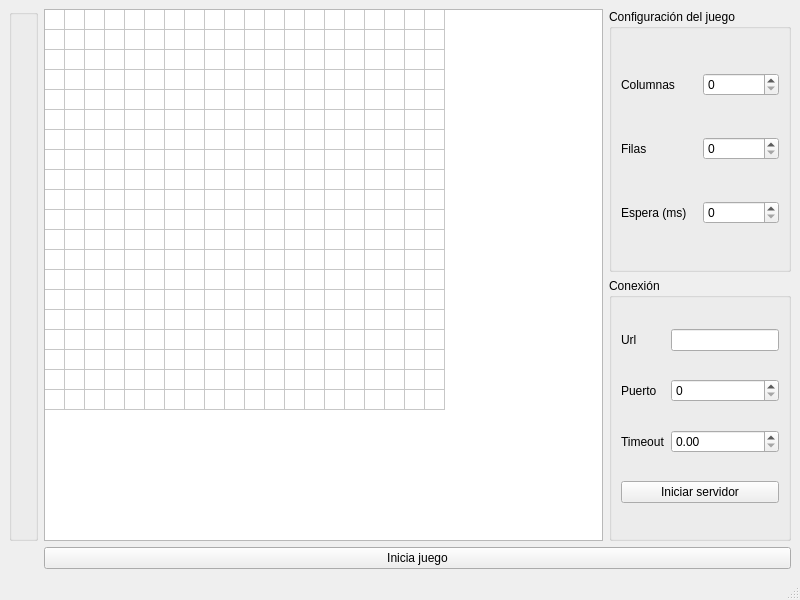
<?xml version="1.0" encoding="UTF-8"?>
<ui version="4.0">
 <class>MainWindow</class>
 <widget class="QMainWindow" name="MainWindow">
  <property name="geometry">
   <rect>
    <x>0</x>
    <y>0</y>
    <width>800</width>
    <height>600</height>
   </rect>
  </property>
  <property name="windowTitle">
   <string>Servidor</string>
  </property>
  <widget class="QWidget" name="centralwidget">
   <layout class="QGridLayout" name="gridLayout">
    <item row="0" column="1">
     <widget class="QTableWidget" name="tableWidget">
      <property name="rowCount">
       <number>20</number>
      </property>
      <property name="columnCount">
       <number>20</number>
      </property>
      <attribute name="horizontalHeaderVisible">
       <bool>false</bool>
      </attribute>
      <attribute name="horizontalHeaderDefaultSectionSize">
       <number>20</number>
      </attribute>
      <attribute name="horizontalHeaderMinimumSectionSize">
       <number>1</number>
      </attribute>
      <attribute name="verticalHeaderVisible">
       <bool>false</bool>
      </attribute>
      <attribute name="verticalHeaderDefaultSectionSize">
       <number>20</number>
      </attribute>
      <attribute name="verticalHeaderHighlightSections">
       <bool>true</bool>
      </attribute>
      <attribute name="verticalHeaderMinimumSectionSize">
       <number>1</number>
      </attribute>
      <row/>
      <row/>
      <row/>
      <row/>
      <row/>
      <row/>
      <row/>
      <row/>
      <row/>
      <row/>
      <row/>
      <row/>
      <row/>
      <row/>
      <row/>
      <row/>
      <row/>
      <row/>
      <row/>
      <row/>
      <column/>
      <column/>
      <column/>
      <column/>
      <column/>
      <column/>
      <column/>
      <column/>
      <column/>
      <column/>
      <column/>
      <column/>
      <column/>
      <column/>
      <column/>
      <column/>
      <column/>
      <column/>
      <column/>
      <column/>
     </widget>
    </item>
    <item row="0" column="2">
     <layout class="QVBoxLayout" name="verticalLayout_4">
      <item>
       <widget class="QGroupBox" name="groupBox_3">
        <property name="title">
         <string>Configuración del juego</string>
        </property>
        <layout class="QGridLayout" name="gridLayout_3">
         <item row="0" column="0">
          <widget class="QLabel" name="label">
           <property name="text">
            <string>Columnas</string>
           </property>
          </widget>
         </item>
         <item row="0" column="1">
          <widget class="QSpinBox" name="spinBox"/>
         </item>
         <item row="1" column="0">
          <widget class="QLabel" name="label_2">
           <property name="text">
            <string>Filas</string>
           </property>
          </widget>
         </item>
         <item row="1" column="1">
          <widget class="QSpinBox" name="spinBox_2"/>
         </item>
         <item row="2" column="0">
          <widget class="QLabel" name="label_3">
           <property name="text">
            <string>Espera (ms)</string>
           </property>
          </widget>
         </item>
         <item row="2" column="1">
          <widget class="QSpinBox" name="spinBox_3"/>
         </item>
        </layout>
       </widget>
      </item>
      <item>
       <widget class="QGroupBox" name="groupBox">
        <property name="sizePolicy">
         <sizepolicy hsizetype="Maximum" vsizetype="Preferred">
          <horstretch>0</horstretch>
          <verstretch>0</verstretch>
         </sizepolicy>
        </property>
        <property name="title">
         <string>Conexión</string>
        </property>
        <layout class="QGridLayout" name="gridLayout_2">
         <item row="2" column="0">
          <widget class="QLabel" name="label_6">
           <property name="text">
            <string>Timeout</string>
           </property>
          </widget>
         </item>
         <item row="0" column="0">
          <widget class="QLabel" name="label_4">
           <property name="text">
            <string>Url</string>
           </property>
          </widget>
         </item>
         <item row="2" column="1">
          <widget class="QDoubleSpinBox" name="doubleSpinBox"/>
         </item>
         <item row="0" column="1">
          <widget class="QLineEdit" name="lineEdit"/>
         </item>
         <item row="1" column="0">
          <widget class="QLabel" name="label_5">
           <property name="text">
            <string>Puerto</string>
           </property>
          </widget>
         </item>
         <item row="1" column="1">
          <widget class="QSpinBox" name="spinBox_4"/>
         </item>
         <item row="3" column="0" colspan="2">
          <widget class="QPushButton" name="pushButton_2">
           <property name="text">
            <string>Iniciar servidor</string>
           </property>
          </widget>
         </item>
        </layout>
       </widget>
      </item>
     </layout>
    </item>
    <item row="0" column="0">
     <widget class="QGroupBox" name="groupBox_2">
      <property name="title">
       <string/>
      </property>
      <layout class="QGridLayout" name="gridLayout_7"/>
     </widget>
    </item>
    <item row="1" column="1" colspan="2">
     <widget class="QPushButton" name="pushButton">
      <property name="text">
       <string>Inicia juego</string>
      </property>
     </widget>
    </item>
   </layout>
  </widget>
  <widget class="QMenuBar" name="menubar">
   <property name="geometry">
    <rect>
     <x>0</x>
     <y>0</y>
     <width>800</width>
     <height>25</height>
    </rect>
   </property>
  </widget>
  <widget class="QStatusBar" name="statusbar"/>
 </widget>
 <resources/>
 <connections/>
</ui>
